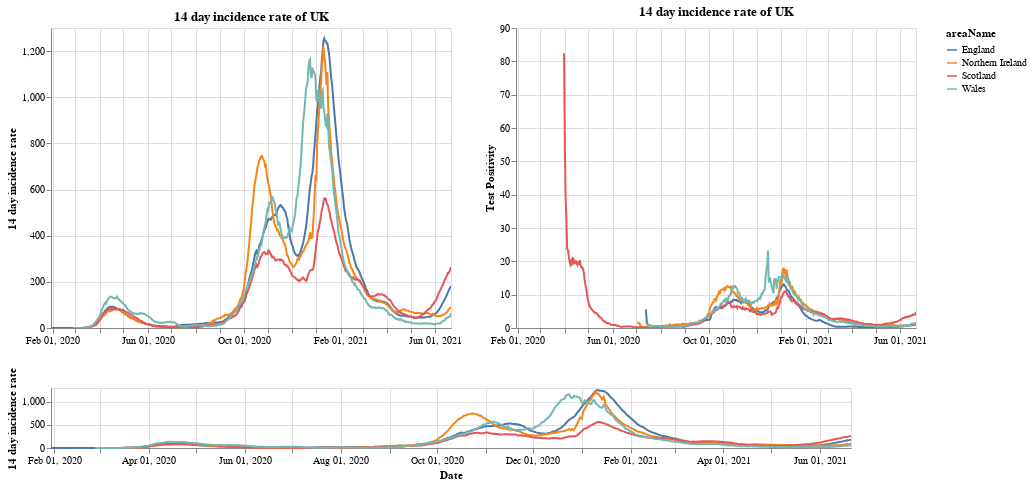

Notebook code cell kept with this figure:
### Markdown cell above
# Plots

First a plot with each country in the UK. The top right shows the positivity rate for (which is the percentage of registered tests which were positive) while the top left is the 14 day incidence rate. The bottom chart can be used to select the timeframe (does not work on a mobile device).

### Code cell
#collapse
brush = alt.selection(type='interval', name='DateBrush',encodings=['x'],fields=['Time'])
leg_selection = alt.selection_multi(fields=['areaName'], bind='legend')

base = alt.Chart(uk_cases).mark_line().encode(
    x=alt.X("yearmonthdate(date):T", axis=alt.Axis(title='Date')),
    y=alt.Y("twoWeeklyCasesRate:Q", axis=alt.Axis(title='14 day incidence rate')),
    tooltip=['areaName', 'date','twoWeeklyCasesRate', 'testPositivity'],
    color='areaName',
    opacity=alt.condition(leg_selection, alt.value(2), alt.value(0.1))
).add_selection(leg_selection).properties(width=400)

upper = base.encode(alt.X('yearmonthdate(date):T', axis=alt.Axis(title=''),
                         scale=alt.Scale(domain=brush))
                   ).properties(title=f'14 day incidence rate of UK')
upper_right = upper.encode(alt.Y('testPositivity:Q', axis=alt.Axis(title='Test Positivity')))
lower = base.properties(height=60, width = 800).add_selection(brush)

(upper | upper_right) & lower

### Figure 1 — Vega-Lite specification as saved in the notebook (floating-point values rounded to 4 significant figures; data arrays with more than 128 entries replaced by an {"elided": "..."} marker saying what was removed)
{"config": {"view": {"continuousWidth": 400, "continuousHeight": 300}}, "vconcat": [{"hconcat": [{"mark": "line", "encoding": {"color": {"type": "nominal", "field": "areaName"}, "opacity": {"condition": {"value": 2, "selection": "selector001"}, "value": 0.1}, "tooltip": [{"type": "nominal", "field": "areaName"}, {"type": "temporal", "field": "date"}, {"type": "quantitative", "field": "twoWeeklyCasesRate"}, {"type": "quantitative", "field": "testPositivity"}], "x": {"type": "temporal", "axis": {"title": ""}, "field": "date", "scale": {"domain": {"selection": "DateBrush"}}, "timeUnit": "yearmonthdate"}, "y": {"type": "quantitative", "axis": {"title": "14 day incidence rate"}, "field": "twoWeeklyCasesRate"}}, "selection": {"selector001": {"type": "multi", "fields": ["areaName"], "bind": "legend"}}, "title": "14 day incidence rate of UK", "width": 400}, {"mark": "line", "encoding": {"color": {"type": "nominal", "field": "areaName"}, "opacity": {"condition": {"value": 2, "selection": "selector001"}, "value": 0.1}, "tooltip": [{"type": "nominal", "field": "areaName"}, {"type": "temporal", "field": "date"}, {"type": "quantitative", "field": "twoWeeklyCasesRate"}, {"type": "quantitative", "field": "testPositivity"}], "x": {"type": "temporal", "axis": {"title": ""}, "field": "date", "scale": {"domain": {"selection": "DateBrush"}}, "timeUnit": "yearmonthdate"}, "y": {"type": "quantitative", "axis": {"title": "Test Positivity"}, "field": "testPositivity"}}, "selection": {"selector001": {"type": "multi", "fields": ["areaName"], "bind": "legend"}}, "title": "14 day incidence rate of UK", "width": 400}]}, {"mark": "line", "encoding": {"color": {"type": "nominal", "field": "areaName"}, "opacity": {"condition": {"value": 2, "selection": "selector001"}, "value": 0.1}, "tooltip": [{"type": "nominal", "field": "areaName"}, {"type": "temporal", "field": "date"}, {"type": "quantitative", "field": "twoWeeklyCasesRate"}, {"type": "quantitative", "field": "testPositivity"}], "x": {"type": "temporal", "axis": {"title": "Date"}, "field": "date", "timeUnit": "yearmonthdate"}, "y": {"type": "quantitative", "axis": {"title": "14 day incidence rate"}, "field": "twoWeeklyCasesRate"}}, "height": 60, "selection": {"selector001": {"type": "multi", "fields": ["areaName"], "bind": "legend"}, "DateBrush": {"type": "interval", "encodings": ["x"], "fields": ["Time"]}}, "width": 800}], "data": {"name": "data-886fa99269fa36255bde713459906e1b"}, "$schema": "https://vega.github.io/schema/vega-lite/v4.8.1.json", "datasets": {"data-886fa99269fa36255bde713459906e1b": {"elided": "1944 records"}}}
